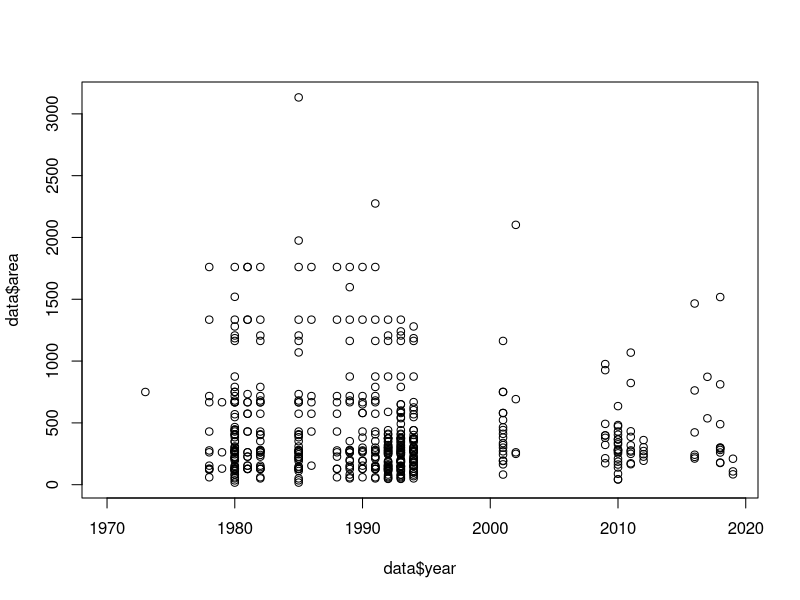

Recreate this plot in R.

###example with the 1+ dataset.
data1<-read.table("data/datajakdenyoung.txt",h=T)
data2<-read.table("data/datajakdenadult.txt",h=T)
data <- data1 # ##loading 1+ dataset
#data<-rbind(data1,data2)
table(data$basin)

##creating colonization vectors for any datasets (any of the two density datasets that is)  
#uncol=date jusqu'? laquelle certain pas de repro naturelle
uncolvector<-c(1983,1968,1978,1994,NA,1977,1984,2003,1985,1986,1986,1962,NA,1996,1985,1982,NA,1962,2000,1991,1998,1997,2004,NA,1981,1996,2017,1996,1982,1987,1986,1968,2014,2014,1986,1984,1997,2016,2004,1995,1988,1962,1979,1988,1996,1995,1987,1984,2004,2011) #still a problem here with gorfous
#col=reproduction=colonis?
colvector  <-c(1983,1968,1980,1994,NA,1977,1989,2007,1989,1992,1986,1962,NA,1996,1985,1990,NA,1962,2000,2000,2000,2000,2008,NA,1981,1996,2017,1999,1990,1987,1986,1968,2014,2014,1986,1984,1997,2016, NA ,2000,1992,1962,1979,1988,1996,1999,1987,1984, NA ,2013)

##pick the one you need. It should work for DL1/DL2 for now. And should be easily modifiable for PE or P1/P2. 

data$year<-as.numeric(substr(data$date, 7, 10))  #cr?e variable $year. prend les caract?res aux positions 7 ? 10 pour l'ann?e: 08.02.1970
mydates = as.POSIXlt(data$date)
#Norvegienne$year<-as.numeric(format(as.Date(mydates), "%Y"))
data$month<-as.numeric(format(as.Date(mydates), "%m"))
#df$day<-as.numeric(format(as.Date(mydates), "%d"))
#data$jday<-mydates$yday # julian day

data <- subset(data, month %in% c(12,1,2,3))

data$Year_code <- data$year-min(data$year)+1 # recode year

# Cohort year: les captures de decembre sont attribuées à l'année suivante
data$Year_cohort <- ifelse(data$month ==12, data$Year_code+1, data$Year_code)


#c() ouvre chaine de caract?res
#vecteur uncoldate assigne ann?e de colonisation pour chaque bassin versant
uncoldate<-rep("NA",length(data$year))
coldate<-rep("NA",length(data$year))

for (i in 1:length(data$year)) {
	if (data$basin[i]=="Acaena") {
		uncoldate[i]<-uncolvector[1]
		coldate[i]<-colvector[1]		
	} else if (data$basin[i]=="Albatros") {
		uncoldate[i]<-uncolvector[2]
		coldate[i]<-colvector[2]	
	} else if (data$basin[i]=="Americains") {
		uncoldate[i]<-uncolvector[3]
		coldate[i]<-colvector[3]
	} else if (data$basin[i]=="Armor") {
		uncoldate[i]<-uncolvector[4]
		coldate[i]<-colvector[4]
	} else if (data$basin[i]=="Azorella") {
		uncoldate[i]<-uncolvector[5]
		coldate[i]<-colvector[5]		
	} else if (data$basin[i]=="Borgne") {
		uncoldate[i]<-uncolvector[6]
		coldate[i]<-colvector[6]
	} else if (data$basin[i]=="Bungay") {
		uncoldate[i]<-uncolvector[7]
		coldate[i]<-colvector[7]		
	} else if (data$basin[i]=="Calcedoines") {
		uncoldate[i]<-uncolvector[8]
		coldate[i]<-colvector[8]		
	} else if (data$basin[i]=="Cataractes") {
		uncoldate[i]<-uncolvector[9]
		coldate[i]<-colvector[9]		
	} else if (data$basin[i]=="Charbon") {
		uncoldate[i]<-uncolvector[10]
		coldate[i]<-colvector[10]
	} else if (data$basin[i]=="Chasseurs") {
		uncoldate[i]<-uncolvector[11]
		coldate[i]<-colvector[11]
	} else if (data$basin[i]=="Chateau") {
		uncoldate[i]<-uncolvector[12]
		coldate[i]<-colvector[12]
	} else if (data$basin[i]=="Chateau_>_Ferme_ou_Etangs") {
		uncoldate[i]<-uncolvector[13]
		coldate[i]<-colvector[13]				
	} else if (data$basin[i]=="Claree") {
		uncoldate[i]<-uncolvector[14]
		coldate[i]<-colvector[14]			
	} else if (data$basin[i]=="Doute") {
		uncoldate[i]<-uncolvector[15]
		coldate[i]<-colvector[15]			
	} else if (data$basin[i]=="Est") {
		uncoldate[i]<-uncolvector[16]
		coldate[i]<-colvector[16]
	} else if (data$basin[i]=="Etang_des_Beliers") {
		uncoldate[i]<-uncolvector[17]
		coldate[i]<-colvector[17]				
	} else if (data$basin[i]=="Ferme") {
		uncoldate[i]<-uncolvector[18]
		coldate[i]<-colvector[18]
	} else if (data$basin[i]=="Gorfous_1") {
		uncoldate[i]<-uncolvector[19]
		coldate[i]<-colvector[19]		
	} else if (data$basin[i]=="Gorfous_2") {
		uncoldate[i]<-uncolvector[20]
		coldate[i]<-colvector[20]
	} else if (data$basin[i]=="Gorfous_4") {
		uncoldate[i]<-uncolvector[21]
		coldate[i]<-colvector[21]
	} else if (data$basin[i]=="Gorfous_5") {
		uncoldate[i]<-uncolvector[22]
		coldate[i]<-colvector[22]
	} else if (data$basin[i]=="Grisanche") {
		uncoldate[i]<-uncolvector[23]
		coldate[i]<-colvector[23]
	} else if (data$basin[i]=="Isthme_du_Lac") {
		uncoldate[i]<-uncolvector[24]
		coldate[i]<-colvector[24]		
	} else if (data$basin[i]=="Korrigans") {
		uncoldate[i]<-uncolvector[25]
		coldate[i]<-colvector[25]
	} else if (data$basin[i]=="Levant") {
		uncoldate[i]<-uncolvector[26]
		coldate[i]<-colvector[26]
	} else if (data$basin[i]=="Loz?re") {
		uncoldate[i]<-uncolvector[27]
		coldate[i]<-colvector[27]				
	} else if (data$basin[i]=="Macaronis") {
		uncoldate[i]<-uncolvector[28]
		coldate[i]<-colvector[28]
	} else if (data$basin[i]=="Manchots") {
		uncoldate[i]<-uncolvector[29]
		coldate[i]<-colvector[29]
	} else if (data$basin[i]=="Mouettes") {
		uncoldate[i]<-uncolvector[30]
		coldate[i]<-colvector[30]
	} else if (data$basin[i]=="Nord") {
		uncoldate[i]<-uncolvector[31]
		coldate[i]<-colvector[31]
	} else if (data$basin[i]=="Norvegienne") {
		uncoldate[i]<-uncolvector[32]
		coldate[i]<-colvector[32]
	} else if (data$basin[i]=="Olsen") {
		uncoldate[i]<-uncolvector[33]
		coldate[i]<-colvector[33]
	} else if (data$basin[i]=="Orgues") {
		uncoldate[i]<-uncolvector[34]
		coldate[i]<-colvector[34]
	} else if (data$basin[i]=="Pepins") {
		uncoldate[i]<-uncolvector[35]
		coldate[i]<-colvector[35]
	} else if (data$basin[i]=="Planchette") {
		uncoldate[i]<-uncolvector[36]
		coldate[i]<-colvector[36]
	} else if (data$basin[i]=="Port-Kirk") {
		uncoldate[i]<-uncolvector[37]
		coldate[i]<-colvector[37]		
	} else if (data$basin[i]=="Radioleine") {
		uncoldate[i]<-uncolvector[38]
		coldate[i]<-colvector[38]
	} else if (data$basin[i]=="Ravin_du_Charbon") {
		uncoldate[i]<-uncolvector[39]
		coldate[i]<-colvector[39]				
	} else if (data$basin[i]=="Rohan") {
		uncoldate[i]<-uncolvector[40]
		coldate[i]<-colvector[40]
	} else if (data$basin[i]=="Serail") {
		uncoldate[i]<-uncolvector[41]
		coldate[i]<-colvector[41]
	} else if (data$basin[i]=="Studer") {
		uncoldate[i]<-uncolvector[42]
		coldate[i]<-colvector[42]
	} else if (data$basin[i]=="Sud") {
		uncoldate[i]<-uncolvector[43]
		coldate[i]<-colvector[43]
	} else if (data$basin[i]=="Trois_Lacs") {
		uncoldate[i]<-uncolvector[44]
		coldate[i]<-colvector[44]
	} else if (data$basin[i]=="Val-Travers") {
		uncoldate[i]<-uncolvector[45]
		coldate[i]<-colvector[45]
	} else if (data$basin[i]=="Val_d'Auge") {
		uncoldate[i]<-uncolvector[46]
		coldate[i]<-colvector[46]
	} else if (data$basin[i]=="Val_de_l'Ouest") {
		uncoldate[i]<-uncolvector[47]
		coldate[i]<-colvector[47]
	} else if (data$basin[i]=="Val_Raide") {
		uncoldate[i]<-uncolvector[48]
		coldate[i]<-colvector[48]
	} else if (data$basin[i]=="Valdotaine") {
		uncoldate[i]<-uncolvector[49]
		coldate[i]<-colvector[49]		
	} else if (data$basin[i]=="Vallee_des_Merveilles") {
		uncoldate[i]<-uncolvector[50]
		coldate[i]<-colvector[50]
	}
}

data$coldate<-as.numeric(coldate)
data$uncoldate<-as.numeric(uncoldate)
doubtDate<-(data$coldate)-(data$uncoldate) # the span of colonization date uncertainty. We may want to draw into this if we are to account for that source of variation. 

#here we define the age of sampling with regard to the population age. 
data$popAge<-as.numeric(data$Year_cohort + min(data$year)+1)-as.numeric(data$coldate)+1


#here we filter to obtain only sites that were sampled in DL1 / DL2. 
#nouveau dataset dans les NA
data<-subset(data, !is.na(DL1) & !(is.na(DL2)) ) #garde seulement les deux passages

#note that these IDs are not the same between different datasets: if we want to merge resutls, we will have to use basin names. 
data$riverID<-unclass(factor(data$basin)) #unclass prend le rang de chaque cat?gorie. Basin transform?e en facteur: variable cat?gorielle
#data$siteID<-rowid(data$XYZ,factor(data$riverID))  # this is the sampling site ID WITHIN the riverID. Useful for hierarchization. #rowid rang ? l'int?rieur d'un facteur, pour site dans rivi?re



plot(data$year,data$area)

## here we place the data in a format needed for Jags. 

dataToJags <- list(                                               #liste aggr?g?e d'objets
  n = nrow(data),                                               #N fait n de long avec r?p?titions NA
  Nriver= length(table(data$riverID)),
  DL1 = data$DL1,						#D1 issu de proba de capture binomial
  DL2 = data$DL2,
  #n = rep(NA,nrow(data)), 
  area = (as.numeric(data$area)),  # we work in log here
  riverID = data$riverID,
  #siteID = data$siteID,  
  year= data$Year_cohort,#data$year,   # it is the year of sampling
  popAge=data$popAge#,  # it is the population age. 
  #max_year = max(data$Year_cohort)
)

